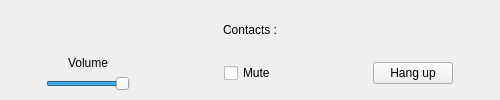
<?xml version="1.0" encoding="UTF-8"?>
<ui version="4.0">
 <class>CallWindow</class>
 <widget class="QMainWindow" name="CallWindow">
  <property name="geometry">
   <rect>
    <x>0</x>
    <y>0</y>
    <width>500</width>
    <height>100</height>
   </rect>
  </property>
  <property name="minimumSize">
   <size>
    <width>500</width>
    <height>100</height>
   </size>
  </property>
  <property name="maximumSize">
   <size>
    <width>500</width>
    <height>100</height>
   </size>
  </property>
  <property name="windowTitle">
   <string>Babel Call Window</string>
  </property>
  <widget class="QWidget" name="centralwidget">
   <widget class="QWidget" name="gridLayoutWidget">
    <property name="geometry">
     <rect>
      <x>10</x>
      <y>10</y>
      <width>481</width>
      <height>81</height>
     </rect>
    </property>
    <layout class="QGridLayout" name="gridLayout">
     <property name="sizeConstraint">
      <enum>QLayout::SetDefaultConstraint</enum>
     </property>
     <item row="0" column="0">
      <layout class="QGridLayout" name="gridLayout_3">
       <item row="1" column="3" alignment="Qt::AlignHCenter">
        <widget class="QPushButton" name="HangUpButton">
         <property name="text">
          <string>Hang up</string>
         </property>
        </widget>
       </item>
       <item row="1" column="2" alignment="Qt::AlignHCenter">
        <widget class="QCheckBox" name="MuteCheckBox">
         <property name="layoutDirection">
          <enum>Qt::LeftToRight</enum>
         </property>
         <property name="text">
          <string>Mute</string>
         </property>
         <property name="checked">
          <bool>false</bool>
         </property>
         <property name="tristate">
          <bool>false</bool>
         </property>
        </widget>
       </item>
       <item row="1" column="0">
        <layout class="QVBoxLayout" name="verticalLayout_2">
         <item alignment="Qt::AlignHCenter">
          <widget class="QLabel" name="VolumeLabel">
           <property name="text">
            <string>Volume</string>
           </property>
          </widget>
         </item>
         <item alignment="Qt::AlignHCenter">
          <widget class="QSlider" name="VolumeSlider">
           <property name="value">
            <number>99</number>
           </property>
           <property name="orientation">
            <enum>Qt::Horizontal</enum>
           </property>
          </widget>
         </item>
        </layout>
       </item>
       <item row="0" column="2" alignment="Qt::AlignHCenter">
        <widget class="QLabel" name="CallLabel">
         <property name="text">
          <string>Contacts :</string>
         </property>
        </widget>
       </item>
      </layout>
     </item>
    </layout>
   </widget>
  </widget>
 </widget>
 <resources/>
 <connections/>
</ui>
